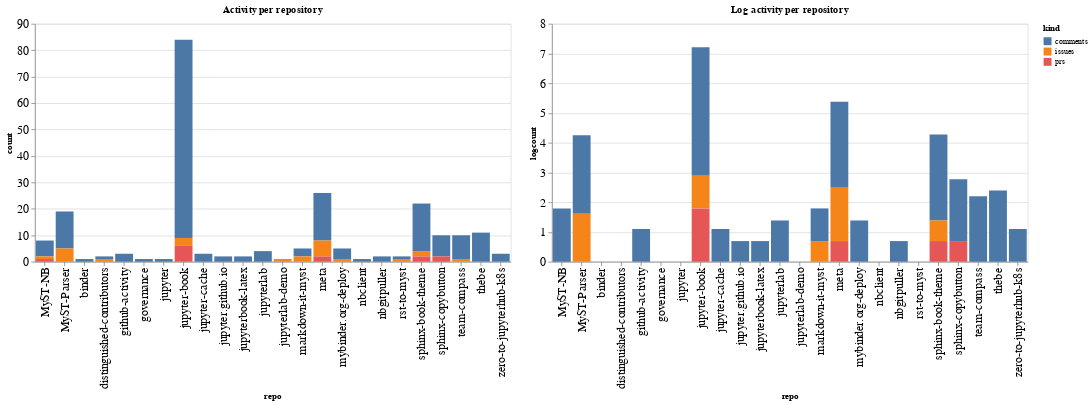

Source (notebook cell):
### Code cell
ch1 = alt.Chart(repo_summaries, width=600, title="Activity per repository").mark_bar().encode(
    x='repo',
    y='count',
    color='kind',
    tooltip="kind"
)

ch2 = alt.Chart(repo_summaries, width=600, title="Log activity per repository").mark_bar().encode(
    x='repo',
    y='logcount',
    color='kind',
    tooltip="kind"
)

ch1 | ch2

### Figure 1 — Vega-Lite specification as saved in the notebook (floating-point values rounded to 4 significant figures)
{"config": {"axisLeft": {"labelFontSize": 15}, "axisBottom": {"labelFontSize": 15}}, "hconcat": [{"mark": "bar", "encoding": {"color": {"type": "nominal", "field": "kind"}, "tooltip": {"type": "nominal", "field": "kind"}, "x": {"type": "nominal", "field": "repo"}, "y": {"type": "quantitative", "field": "count"}}, "title": "Activity per repository", "width": 600}, {"mark": "bar", "encoding": {"color": {"type": "nominal", "field": "kind"}, "tooltip": {"type": "nominal", "field": "kind"}, "x": {"type": "nominal", "field": "repo"}, "y": {"type": "quantitative", "field": "logcount"}}, "title": "Log activity per repository", "width": 600}], "data": {"name": "data-dddd329592030a22d53634105f0f3ad9"}, "$schema": "https://vega.github.io/schema/vega-lite/v4.8.1.json", "datasets": {"data-dddd329592030a22d53634105f0f3ad9": [{"repo": "MyST-NB", "kind": "comments", "count": 6, "logcount": 1.792}, {"repo": "MyST-NB", "kind": "issues", "count": 1, "logcount": 0.0}, {"repo": "MyST-NB", "kind": "prs", "count": 1, "logcount": 0.0}, {"repo": "MyST-Parser", "kind": "comments", "count": 14, "logcount": 2.639}, {"repo": "MyST-Parser", "kind": "issues", "count": 5, "logcount": 1.609}, {"repo": "binder", "kind": "comments", "count": 1, "logcount": 0.0}, {"repo": "distinguished-contributors", "kind": "comments", "count": 1, "logcount": 0.0}, {"repo": "distinguished-contributors", "kind": "issues", "count": 1, "logcount": 0.0}, {"repo": "github-activity", "kind": "comments", "count": 3, "logcount": 1.099}, {"repo": "governance", "kind": "comments", "count": 1, "logcount": 0.0}, {"repo": "jupyter", "kind": "comments", "count": 1, "logcount": 0.0}, {"repo": "jupyter-book", "kind": "comments", "count": 75, "logcount": 4.317}, {"repo": "jupyter-book", "kind": "issues", "count": 3, "logcount": 1.099}, {"repo": "jupyter-book", "kind": "prs", "count": 6, "logcount": 1.792}, {"repo": "jupyter-cache", "kind": "comments", "count": 3, "logcount": 1.099}, {"repo": "jupyter.github.io", "kind": "comments", "count": 2, "logcount": 0.6931}, {"repo": "jupyterbook-latex", "kind": "comments", "count": 2, "logcount": 0.6931}, {"repo": "jupyterlab", "kind": "comments", "count": 4, "logcount": 1.386}, {"repo": "jupyterlab-demo", "kind": "issues", "count": 1, "logcount": 0.0}, {"repo": "markdown-it-myst", "kind": "comments", "count": 3, "logcount": 1.099}, {"repo": "markdown-it-myst", "kind": "issues", "count": 2, "logcount": 0.6931}, {"repo": "meta", "kind": "comments", "count": 18, "logcount": 2.89}, {"repo": "meta", "kind": "issues", "count": 6, "logcount": 1.792}, {"repo": "meta", "kind": "prs", "count": 2, "logcount": 0.6931}, {"repo": "mybinder.org-deploy", "kind": "comments", "count": 4, "logcount": 1.386}, {"repo": "mybinder.org-deploy", "kind": "issues", "count": 1, "logcount": 0.0}, {"repo": "nbclient", "kind": "comments", "count": 1, "logcount": 0.0}, {"repo": "nbgitpuller", "kind": "comments", "count": 2, "logcount": 0.6931}, {"repo": "rst-to-myst", "kind": "comments", "count": 1, "logcount": 0.0}, {"repo": "rst-to-myst", "kind": "issues", "count": 1, "logcount": 0.0}, {"repo": "sphinx-book-theme", "kind": "comments", "count": 18, "logcount": 2.89}, {"repo": "sphinx-book-theme", "kind": "issues", "count": 2, "logcount": 0.6931}, {"repo": "sphinx-book-theme", "kind": "prs", "count": 2, "logcount": 0.6931}, {"repo": "sphinx-copybutton", "kind": "comments", "count": 8, "logcount": 2.079}, {"repo": "sphinx-copybutton", "kind": "prs", "count": 2, "logcount": 0.6931}, {"repo": "team-compass", "kind": "comments", "count": 9, "logcount": 2.197}, {"repo": "team-compass", "kind": "issues", "count": 1, "logcount": 0.0}, {"repo": "thebe", "kind": "comments", "count": 11, "logcount": 2.398}, {"repo": "zero-to-jupyterhub-k8s", "kind": "comments", "count": 3, "logcount": 1.099}]}}
